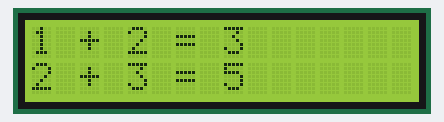
Simulated run of this sketch. Board: Arduino Uno, built with avr-gcc and run on an emulated ATmega328P. On the bench: 16×2 character LCD.

Above: at 0.1 s.
At 4.6 s:
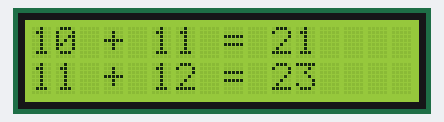
At 9.7 s:
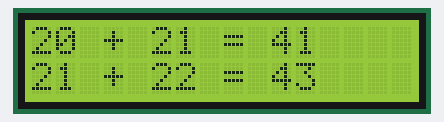
At 19.8 s:
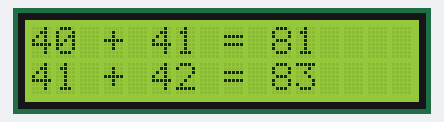
At 29.3 s:
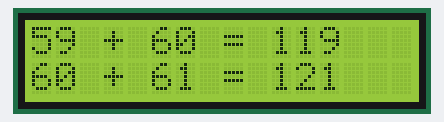
At 39.4 s:
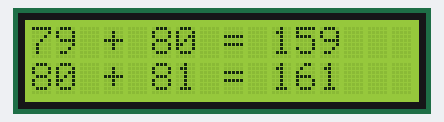

The sketch:

kadai1.ino
```cpp
//************************************
//  example for KeyPad operation
//***********************************

#include <LiquidCrystal.h>
LiquidCrystal lcd(8, 9, 4, 5, 6, 7);
int k = 1;

void setup() {
  Serial.begin(9600);
  lcd.begin(2, 16);
  lcd.clear();
}

void loop() {
  if (k >= 98) {
    k = 1;
  }
  lcd.setCursor(0, 0);
  lcd_print(k);
  lcd.setCursor(0, 1);
  lcd_print(k + 1);
  k++;
  delay (500);
}

void lcd_print(int i) {
  lcd.print(i);
  lcd.print(" + ");
  lcd.print(i + 1);
  lcd.print(" = ");
  lcd.print(i * 2 + 1);
}
```

Measured:
- what the display in image 1 shows lasts 0.5 s, from 4.6 s to 5.1 s
